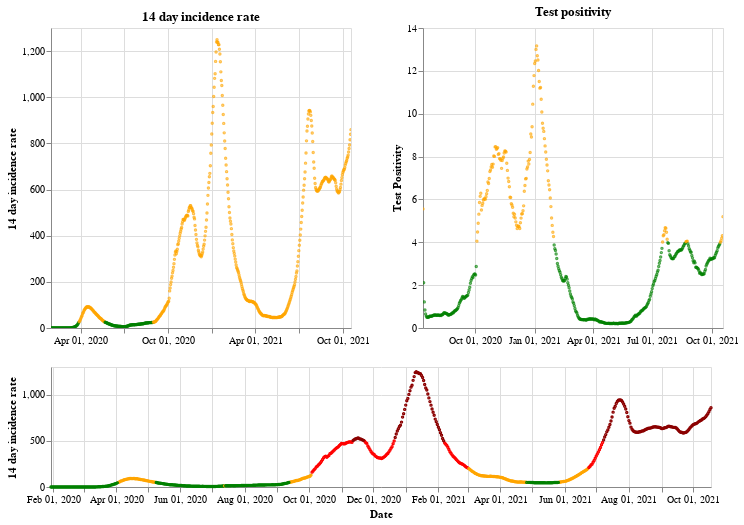

Here is the notebook cell this chart was saved with:
### Markdown cell above
## England

### Code cell
plot_traffic_light('England')

### Figure 1 — Vega-Lite specification as saved in the notebook (floating-point values rounded to 4 significant figures; data arrays with more than 128 entries replaced by an {"elided": "..."} marker saying what was removed)
{"config": {"view": {"continuousWidth": 400, "continuousHeight": 300}}, "vconcat": [{"hconcat": [{"mark": {"type": "point", "size": 2}, "encoding": {"color": {"condition": {"value": "green", "test": "(datum.twoWeeklyCasesRate <= 25)"}, "value": "orange"}, "tooltip": [{"type": "nominal", "field": "areaName"}, {"type": "temporal", "field": "date"}, {"type": "quantitative", "field": "twoWeeklyCasesRate"}, {"type": "quantitative", "field": "testPositivity"}], "x": {"type": "temporal", "axis": {"title": ""}, "field": "date", "scale": {"domain": {"selection": "DateBrush"}}, "timeUnit": "yearmonthdate"}, "y": {"type": "quantitative", "axis": {"title": "14 day incidence rate"}, "field": "twoWeeklyCasesRate"}}, "title": "14 day incidence rate", "width": 300}, {"mark": {"type": "point", "size": 2}, "encoding": {"color": {"condition": {"value": "green", "test": "(datum.testPositivity <= 4)"}, "value": "orange"}, "tooltip": [{"type": "nominal", "field": "areaName"}, {"type": "temporal", "field": "date"}, {"type": "quantitative", "field": "twoWeeklyCasesRate"}, {"type": "quantitative", "field": "testPositivity"}], "x": {"type": "temporal", "axis": {"title": ""}, "field": "date", "scale": {"domain": {"selection": "DateBrush"}}, "timeUnit": "yearmonthdate"}, "y": {"type": "quantitative", "axis": {"title": "Test Positivity"}, "field": "testPositivity"}}, "title": "Test positivity", "width": 300}]}, {"layer": [{"mark": {"type": "point", "size": 2}, "encoding": {"color": {"condition": {"value": "orange", "test": "(((datum.testPositivity < 4) && (datum.twoWeeklyCasesRate >= 50)) && (datum.twoWeeklyCasesRate < 200))"}, "value": "red"}, "opacity": {"condition": {"value": 1, "test": "((datum.twoWeeklyCasesRate >= 50) && (datum.twoWeeklyCasesRate < 500))"}, "value": 0}, "tooltip": [{"type": "nominal", "field": "areaName"}, {"type": "temporal", "field": "date"}, {"type": "quantitative", "field": "twoWeeklyCasesRate"}, {"type": "quantitative", "field": "testPositivity"}], "x": {"type": "temporal", "axis": {"title": "Date"}, "field": "date", "timeUnit": "yearmonthdate"}, "y": {"type": "quantitative", "axis": {"title": "14 day incidence rate"}, "field": "twoWeeklyCasesRate"}}, "selection": {"DateBrush": {"type": "interval", "encodings": ["x"], "fields": ["Time"]}}}, {"mark": {"type": "point", "size": 2}, "encoding": {"color": {"value": "darkred"}, "opacity": {"condition": {"value": 1, "test": "(datum.twoWeeklyCasesRate >= 500)"}, "value": 0}, "tooltip": [{"type": "nominal", "field": "areaName"}, {"type": "temporal", "field": "date"}, {"type": "quantitative", "field": "twoWeeklyCasesRate"}, {"type": "quantitative", "field": "testPositivity"}], "x": {"type": "temporal", "axis": {"title": "Date"}, "field": "date", "timeUnit": "yearmonthdate"}, "y": {"type": "quantitative", "axis": {"title": "14 day incidence rate"}, "field": "twoWeeklyCasesRate"}}}, {"mark": {"type": "point", "size": 2}, "encoding": {"color": {"condition": {"value": "green", "test": "((datum.testPositivity < 4) && (datum.twoWeeklyCasesRate < 50))"}, "value": "orange"}, "opacity": {"condition": {"value": 1, "test": "(datum.twoWeeklyCasesRate < 50)"}, "value": 0}, "tooltip": [{"type": "nominal", "field": "areaName"}, {"type": "temporal", "field": "date"}, {"type": "quantitative", "field": "twoWeeklyCasesRate"}, {"type": "quantitative", "field": "testPositivity"}], "x": {"type": "temporal", "axis": {"title": "Date"}, "field": "date", "timeUnit": "yearmonthdate"}, "y": {"type": "quantitative", "axis": {"title": "14 day incidence rate"}, "field": "twoWeeklyCasesRate"}}}], "height": 120, "width": 660}], "data": {"name": "data-4ac0e48d4d3fc423fdd832c096d74ec7"}, "$schema": "https://vega.github.io/schema/vega-lite/v4.8.1.json", "datasets": {"data-4ac0e48d4d3fc423fdd832c096d74ec7": {"elided": "628 records"}}}
